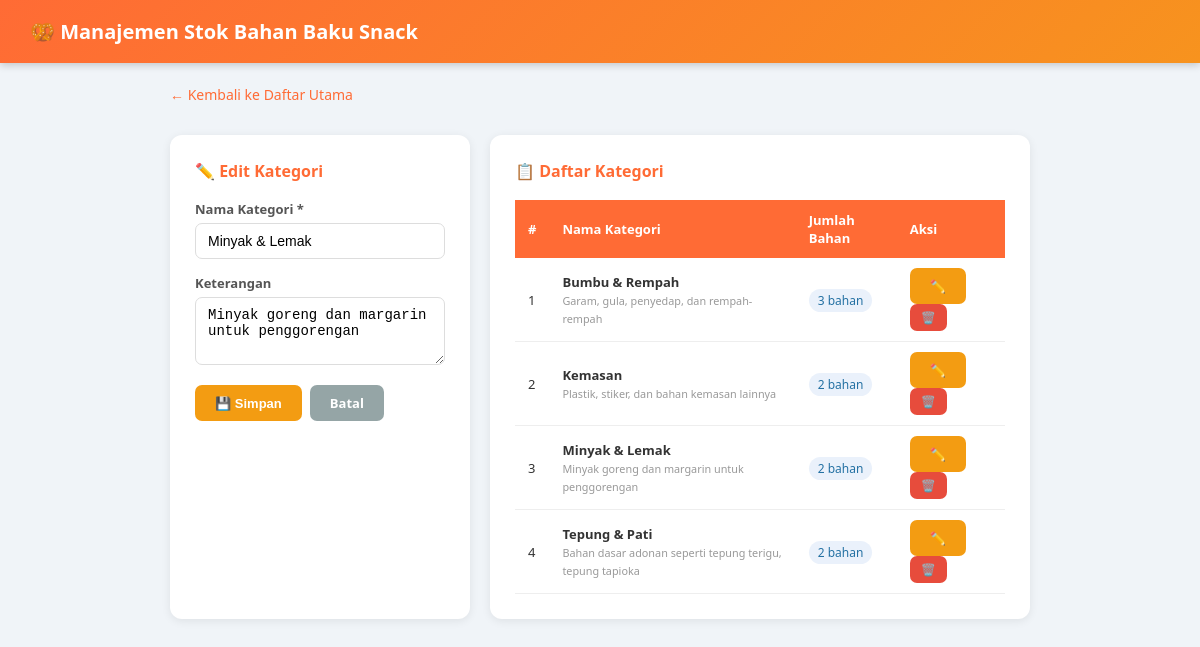
Screenshot of /kategori.php?edit=2 with the database file from the repository.
### tables this page shows
CREATE TABLE IF NOT EXISTS kategori_bahan (
    id_kategori INT AUTO_INCREMENT PRIMARY KEY,
    nama_kategori VARCHAR(100) NOT NULL,
    keterangan TEXT,
    created_at TIMESTAMP DEFAULT CURRENT_TIMESTAMP
);

### kategori.php (the view, shortened to what this page needs)
<?php
require_once 'db.php';
$edit_data = null;
if (isset($_GET['edit'])) {
    $edit_id   = (int) $_GET['edit'];
    $res_edit  = mysqli_query($conn, "SELECT * FROM kategori_bahan WHERE id_kategori = $edit_id");
    $edit_data = mysqli_fetch_assoc($res_edit);
}
$sql_kat = "SELECT k.*, COUNT(b.id_bahan) as jumlah_bahan
            FROM kategori_bahan k
            LEFT JOIN bahan_baku b ON k.id_kategori = b.id_kategori
            GROUP BY k.id_kategori
            ORDER BY k.nama_kategori";
$list_kat = mysqli_query($conn, $sql_kat);
?>
<!DOCTYPE html>
<html lang="id">
<head>
</head>
<body>
<header>
    <h1>🥨 Manajemen Stok Bahan Baku Snack</h1>
</header>
<div style="max-width:900px; margin: 20px auto; padding: 0 20px;">
    <a href="index.php" style="color:#ff6b35; text-decoration:none; font-size:14px;">← Kembali ke Daftar Utama</a>
</div>
<div class="container">
    <div class="card form-left">
        <?php if ($edit_data): ?>
        <h2>✏️ Edit Kategori</h2>
        <form method="POST">
        <?php else: ?>
        <h2>➕ Tambah Kategori</h2>
        <form method="POST">
            <input type="hidden" name="aksi" value="tambah">
        <?php endif; ?>
            <div class="form-group">
                <label>Nama Kategori *</label>
                <input type="text" name="nama_kategori" required
                       placeholder="contoh: Tepung & Pati"
                       value="<?= $edit_data ? htmlspecialchars($edit_data['nama_kategori']) : '' ?>">
            </div>
            <div class="form-group">
                <label>Keterangan</label>
                <textarea name="keterangan" rows="3"
                          placeholder="Deskripsi singkat kategori ini"><?= $edit_data ? htmlspecialchars($edit_data['keterangan'] ?? '') : '' ?></textarea>
            </div>
            <div style="display:flex; gap:8px;">
                <button type="submit" class="btn <?= $edit_data ? 'btn-warning' : 'btn-primary' ?>">
                    <?= $edit_data ? '💾 Simpan' : '➕ Tambah' ?>
                </button>
                <?php if ($edit_data): ?>
                <a href="kategori.php" class="btn btn-secondary">Batal</a>
                <?php endif; ?>
            </div>
        </form>
    </div>
    <div class="card table-right">
        <h2>📋 Daftar Kategori</h2>
        <table>
            <thead>
                <tr>
                    <th>#</th>
                    <th>Nama Kategori</th>
                    <th>Jumlah Bahan</th>
                    <th>Aksi</th>
                </tr>
            </thead>
            <tbody>
            <?php
            $no = 1;
            while ($kat = mysqli_fetch_assoc($list_kat)): ?>
                <tr>
                    <td><?= $no++ ?></td>
                    <td>
                        <strong><?= htmlspecialchars($kat['nama_kategori']) ?></strong>
                        <?php if ($kat['keterangan']): ?>
                        <br><small style="color:#999;"><?= htmlspecialchars($kat['keterangan']) ?></small>
                        <?php endif; ?>
                    </td>
                    <td><span class="badge-count"><?= $kat['jumlah_bahan'] ?> bahan</span></td>
                    <td>
                        <a href="kategori.php?edit=<?= $kat['id_kategori'] ?>" class="btn btn-warning">✏️</a>
                        <a href="kategori.php?hapus=<?= $kat['id_kategori'] ?>" class="btn btn-danger"
                           onclick="return confirm('Hapus kategori ini?')">🗑️</a>
                    </td>
                </tr>
            <?php endwhile; ?>
            </tbody>
        </table>
    </div>
</div>
</body>
</html>

### kategori.php (style rules this page uses)
* { margin: 0; padding: 0; box-sizing: border-box; }
body { font-family: 'Segoe UI', sans-serif; background: #f0f4f8; color: #333; }
header { background: linear-gradient(135deg, #ff6b35, #f7931e); color: white; padding: 18px 30px; box-shadow: 0 2px 8px rgba(0,0,0,0.2); }
header h1 { font-size: 20px; }
.container { max-width: 900px; margin: 30px auto; padding: 0 20px; display: flex; gap: 20px; flex-wrap: wrap; }
.card { background: white; border-radius: 12px; padding: 25px; box-shadow: 0 2px 10px rgba(0,0,0,0.08); }
.card h2 { font-size: 16px; margin-bottom: 18px; color: #ff6b35; }
.form-left { flex: 0 0 300px; }
.table-right { flex: 1; min-width: 280px; }
.form-group { margin-bottom: 15px; }
label { display: block; font-size: 13px; font-weight: 600; color: #555; margin-bottom: 5px; }
input[type="text"], textarea { width: 100%; padding: 9px 12px; border: 1.5px solid #ddd; border-radius: 7px; font-size: 14px; outline: none; transition: border 0.2s; }
.btn { display: inline-block; padding: 9px 20px; border-radius: 7px; font-size: 13px; font-weight: 600; cursor: pointer; border: none; text-decoration: none; transition: opacity 0.2s; }
.btn-warning { background: #f39c12; color: white; }
.btn-danger { background: #e74c3c; color: white; font-size: 12px; padding: 5px 11px; }
.btn-secondary { background: #95a5a6; color: white; }
table { width: 100%; border-collapse: collapse; }
thead { background: #ff6b35; color: white; }
thead th { padding: 11px 13px; text-align: left; font-size: 13px; }
tbody tr { border-bottom: 1px solid #eee; }
tbody td { padding: 10px 13px; font-size: 13px; }
.badge-count { background: #eaf1fb; color: #2471a3; padding: 3px 9px; border-radius: 20px; font-size: 12px; }

### rows the page displays
kategori_bahan: nama_kategori "Minyak & Lemak", keterangan "Minyak goreng dan margarin untuk penggorengan", jumlah_bahan "2"
kategori_bahan: nama_kategori "Bumbu & Rempah", keterangan "Garam, gula, penyedap, dan rempah-rempah", jumlah_bahan "3"
kategori_bahan: nama_kategori "Kemasan", keterangan "Plastik, stiker, dan bahan kemasan lainnya", jumlah_bahan "2"
kategori_bahan: nama_kategori "Tepung & Pati", keterangan "Bahan dasar adonan seperti tepung terigu, tepung tapioka", jumlah_bahan "2"
